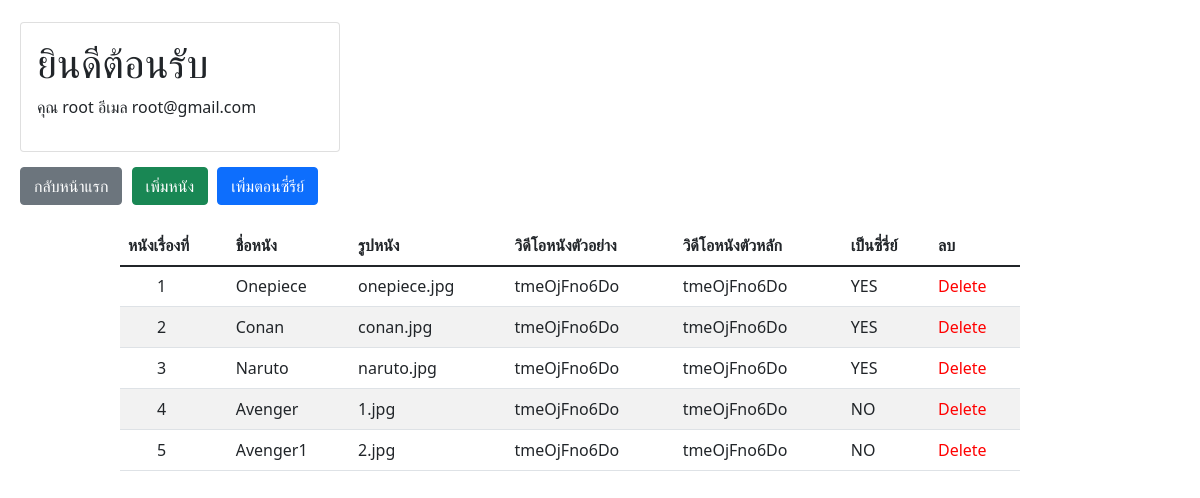
/login/admin.php (signed in), run on the app's committed database.
### tables this page shows
CREATE TABLE `data_user` (
  `login_id` int(11) NOT NULL,
  `login_username` varchar(255) NOT NULL,
  `login_password` varchar(255) NOT NULL,
  `login_email` varchar(100) NOT NULL,
  `login_status` int(1) NOT NULL DEFAULT 0
);

CREATE TABLE `data_movie` (
  `id` int(3) NOT NULL,
  `img` text NOT NULL,
  `name` text NOT NULL,
  `vdo_ex` text NOT NULL,
  `vdo_main` text NOT NULL,
  `status_list` enum('YES','NO') NOT NULL DEFAULT 'NO',
  `movie_time` datetime NOT NULL
);

### admin/session.php (called while the page is built, shortened)
<?php
    require '../connectdb.php';
    $session_login_id = $_SESSION['login_id'];
    $qry_user = "SELECT * FROM data_user WHERE login_id='$session_login_id'";
    $result_user = mysqli_query($dbcon,$qry_user);
    if ($result_user) {
        $row_user = mysqli_fetch_array($result_user,MYSQLI_ASSOC);
        $s_login_username = $row_user['login_username'];
        $s_login_email = $row_user['login_email'];
    }
?>

### login/admin.php (the view, shortened to what this page needs)
<?php
require '../session.php';
require '../connectdb.php';
$sql = "SELECT * FROM data_movie";
$result_movie = mysqli_query($dbcon, $sql);
?>
<!DOCTYPE html>
<html lang="en">
<head>
    <link href="../lightbox/css/lightbox.min.css" rel="stylesheet">
    <link href="https://cdn.jsdelivr.net/npm/bootstrap@5.1.3/dist/css/bootstrap.min.css" rel="stylesheet">
</head>
<body>
    <div class="card" style="width: 20rem;margin: 22px 0 0 20px;">
        <div class="card-body">
            <h1>ยินดีต้อนรับ</h1>
            <p>คุณ <?php echo $s_login_username ?> อีเมล <?php echo $s_login_email ?></p>
        </div>
    </div>
    <button style="margin: 15px 0 0 20px;" type="button" class="btn btn-secondary"><a style="color: white;text-decoration:none;padding: 1px;" href="../index.php">กลับหน้าแรก</a></button>
    <button style="margin: 15px 0 0 5px;" type="button" class="btn btn-success"><a style="color: white;text-decoration:none;padding: 1px;" href="../addmovie/addmovie.php">เพิ่มหนัง</a></a></button>
    <button style="margin: 15px 0 0 5px;" type="button" class="btn btn-primary"><a style="color: white;text-decoration:none;padding: 1px;" href="../addmovie/add_series.php">เพิ่มตอนซี่รีย์</a></a></button>
    <div style="width: 85%;padding-left: 10%;margin-top: 20px;">
        <table class="table table-striped table-hover ">
            <thead>
                <tr>
                    <th scope="col">หนังเรื่องที่</th>
                    <th ชื่อหนัง scope="col">ชื่อหนัง</th>
                    <th ชื่อหนัง scope="col">รูปหนัง</th>
                    <th scope="col">วิดีโอหนังตัวอย่าง</th>
                    <th scope="col">วิดีโอหนังตัวหลัก</th>
                    <th scoop="col">เป็นซี่รี่ย์</th>
                    <th scoop="col">ลบ</th>
                </tr>
            </thead>
            <tbody>
                <tr>
                    <?php
                    while ($row_movie = mysqli_fetch_assoc($result_movie)) {
                    ?>
                <tr>
                    <td style="padding-left: 37px;"><?php echo $row_movie['id'] ?></td>
                    <td><?php echo $row_movie['name'] ?></td>
                    <td><?php echo $row_movie['img'] ?></td>
                    <td><?php echo $row_movie['vdo_ex'] ?></td>
                    <td><?php echo $row_movie['vdo_main'] ?></td>
                    <td><?php echo $row_movie['status_list'] ?></td>
                    <td><a style="text-decoration: none;color: red;" href="../delete.php?id=<?= $row_movie['id']; ?>" onclick="return confirm('ต้องการลบใช่หรือไม่');">Delete</a></td>
                </tr>
            <?php } ?>
            </tr>
            </tbody>
        </table>
    </div>
</body>
</html>

### data on the page
data_user: login_username "root", login_email "root@gmail.com"
data_movie: id "1", name "Onepiece", img "onepiece.jpg", vdo_ex "tmeOjFno6Do", vdo_main "tmeOjFno6Do", status_list "YES"
data_movie: id "2", name "Conan", img "conan.jpg", vdo_ex "tmeOjFno6Do", vdo_main "tmeOjFno6Do", status_list "YES"
data_movie: id "3", name "Naruto", img "naruto.jpg", vdo_ex "tmeOjFno6Do", vdo_main "tmeOjFno6Do", status_list "YES"
data_movie: id "4", name "Avenger", img "1.jpg", vdo_ex "tmeOjFno6Do", vdo_main "tmeOjFno6Do", status_list "NO"
data_movie: id "5", name "Avenger1", img "2.jpg", vdo_ex "tmeOjFno6Do", vdo_main "tmeOjFno6Do", status_list "NO"
